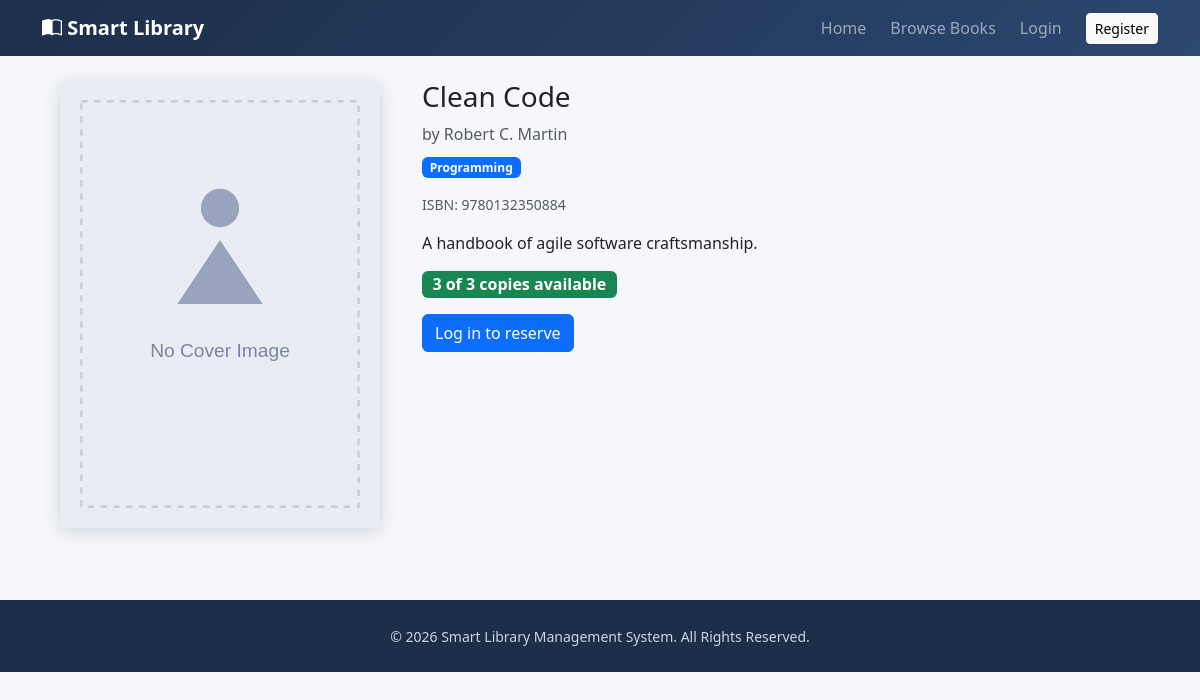
Page /book_view.php?id=1 on the committed database.
### tables this page shows
CREATE TABLE IF NOT EXISTS books (
    id INT AUTO_INCREMENT PRIMARY KEY,
    title VARCHAR(200) NOT NULL,
    author VARCHAR(150) NOT NULL,
    isbn VARCHAR(50) DEFAULT NULL,
    category VARCHAR(80) DEFAULT NULL,
    description TEXT,
    total_copies INT NOT NULL DEFAULT 1,
    available_copies INT NOT NULL DEFAULT 1,
    cover_image VARCHAR(255) DEFAULT NULL,
    created_by INT DEFAULT NULL,
    created_at TIMESTAMP DEFAULT CURRENT_TIMESTAMP,
    updated_at TIMESTAMP DEFAULT CURRENT_TIMESTAMP ON UPDATE CURRENT_TIMESTAMP,
    FOREIGN KEY (created_by) REFERENCES users(id) ON DELETE SET NULL
);

### includes/functions.php (called while the page is built, shortened)
<?php
function h($str) {
    return htmlspecialchars($str ?? '', ENT_QUOTES, 'UTF-8');
}
function cover_url($filename) {
    return 'assets/img/no-cover.svg';
}

### includes/auth.php (called while the page is built, shortened)
<?php
require_once __DIR__ . '/functions.php';
function is_logged_in() {
    return isset($_SESSION['user_id']);
}

### book_view.php (the view, shortened to what this page needs)
<?php
require_once __DIR__ . '/config/database.php';
require_once __DIR__ . '/includes/auth.php';
$id = (int)($_GET['id'] ?? 0);
$stmt = $pdo->prepare("SELECT * FROM books WHERE id = ?");
$stmt->execute([$id]);
$book = $stmt->fetch();
$alreadyReserved = false;
require __DIR__ . '/includes/header.php';
?>
<div class="row g-4">
  <div class="col-md-4 text-center">
    <img src="<?= h(cover_url($book['cover_image'])) ?>" alt="<?= h($book['title']) ?> cover" class="book-detail-cover">
  </div>
  <div class="col-md-8">
    <h1 class="h3"><?= h($book['title']) ?></h1>
    <p class="text-muted mb-2">by <?= h($book['author']) ?></p>
    <?php if ($book['category']): ?><span class="badge bg-primary mb-3"><?= h($book['category']) ?></span><?php endif; ?>
    <?php if ($book['isbn']): ?><p class="small text-muted">ISBN: <?= h($book['isbn']) ?></p><?php endif; ?>
    <p><?= nl2br(h($book['description'])) ?></p>
    <p>
      <?php if ($book['available_copies'] > 0): ?>
        <span class="badge bg-success fs-6"><?= (int)$book['available_copies'] ?> of <?= (int)$book['total_copies'] ?> copies available</span>
      <?php else: ?>
        <span class="badge bg-secondary fs-6">Out of stock</span>
      <?php endif; ?>
    </p>
    <?php if (!is_logged_in()): ?>
      <a href="login.php" class="btn btn-primary">Log in to reserve</a>
    <?php elseif (is_admin()): ?>
      <a href="admin/book_edit.php?id=<?= (int)$book['id'] ?>" class="btn btn-outline-primary">Edit This Book</a>
    <?php elseif ($alreadyReserved): ?>
      <button class="btn btn-secondary" disabled>Already Reserved</button>
    <?php elseif ($book['available_copies'] < 1): ?>
      <button class="btn btn-secondary" disabled>Out of Stock</button>
    <?php endif; ?>
  </div>
</div>
<?php require __DIR__ . '/includes/footer.php'; ?>

### assets/css/style.css (style rules this page uses)
:root { --brand: #2c4770; --brand-dark: #1c2e49; --brand-light: #e9eefb; --accent: #d98e04; }
body { background: #f6f7fb; font-family: "Segoe UI", Roboto, Arial, sans-serif; color: #222; }
.book-detail-cover { width: 100%; max-width: 320px; border-radius: .5rem; box-shadow: 0 4px 18px rgba(20, 30, 60, .15); }

### rows in the picture
books: title "Clean Code", author "Robert C. Martin", category "Programming", isbn "9780132350884", description "A handbook of agile software craftsmanship.", available_copies "3", total_copies "3"
